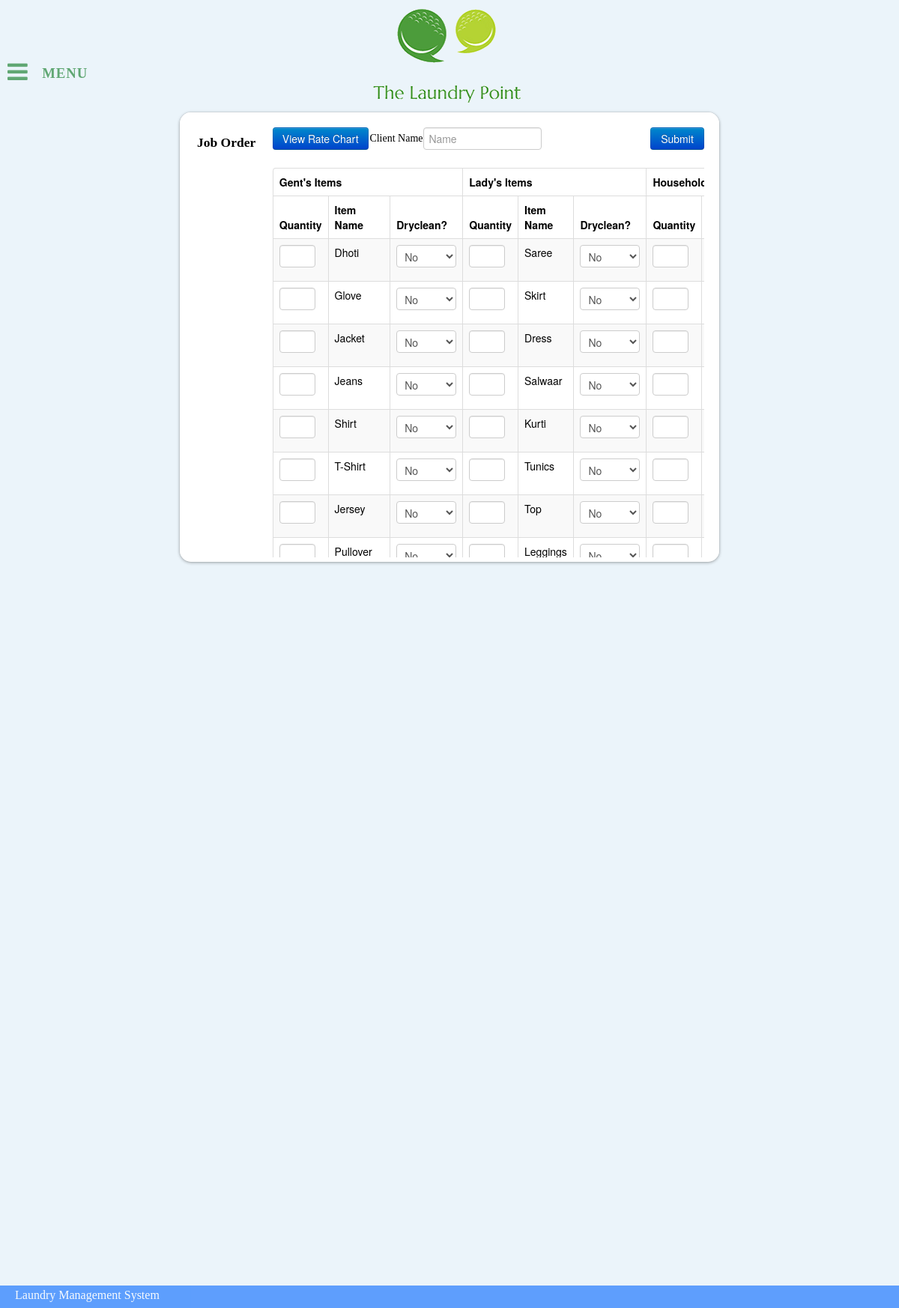
Screenshot of /src/employee/job_order.php (signed in) with the database file from the repository.
### tables this page shows
CREATE TABLE IF NOT EXISTS `clothes` (
  `id` int(11) NOT NULL AUTO_INCREMENT,
  `category_id` int(11) NOT NULL,
  `name` varchar(20) NOT NULL,
  `laundry_rate` double NOT NULL,
  `dryclean_rate` double NOT NULL,
  PRIMARY KEY (`id`),
  UNIQUE KEY `id_UNIQUE` (`id`),
  UNIQUE KEY `name_UNIQUE` (`name`)
);

### src/employee/job_order.php (the view, shortened to what this page needs)
<!DOCTYPE html>
<?php
$gentquery=mysql_query("SELECT * FROM clothes  WHERE category_id=1");
$ladyquery=mysql_query("SELECT * FROM clothes  WHERE category_id=2");
$householdquery=mysql_query("SELECT * FROM clothes  WHERE category_id=3");
?>
<html lang="en">
    <head>
        <link rel="stylesheet" type="text/css" href="css/index.css" />
        <link rel="stylesheet" type="text/css" href="css/font-awesome.min.css" />
        <link rel="stylesheet" type="text/css" href="css/bootstrap.css">
    </head>
    <body>
    	<div id="header">
        </div>
        <div>
            <div class="content">
               <nav class="dr-menu">
						<div class="dr-trigger"><span id="dr-icon" class="fa fa-bars"></span><a class="dr-label">Menu</a></div>
					</nav>
            </div>
        <div id="block">
         <h4 style="float:left; width:14%; margin-left:23px;">Job Order</h4>
               <form style="float:left; width:18%;margin-top:20px;" action="ratechart.php" method="get"> <button type="submit" class="btn btn-primary">View Rate Chart</button> </form>
               <form action="placeorder.php" method="post">
               <label for="name"  style="float:left; width:10%;margin-top:25px;">Client Name</label>
               <input type="text" class="form-control" id="name" placeholder="Name" name="name" style="float:left; width:20%;margin-top:20px;">
               <button type="submit" class="btn btn-primary" style="float:right; width:10%; margin-top:20px; margin-right:20px;">Submit</button>
               <br/><br/><br/>
               <div id="insideblock">
              <table class="table table-striped table-bordered table-hover" width="30%">
                <colgroup span="3"></colgroup>
                <colgroup span="3"></colgroup>
                <colgroup span="3"></colgroup>
				<thead>
					<tr><th colspan="3">Gent's Items</th><th colspan="3">Lady's Items</th><th colspan="3">Household Items</th></tr>
                    <tr><th>Quantity</th><th>Item Name</th><th>Dryclean?</th><th>Quantity</th><th>Item Name</th><th>Dryclean?</th><th>Quantity</th><th>Item Name</th><th>Dryclean?</th></tr>
				</thead>
				<tbody>
				<?php
				 while ($row = mysql_fetch_array($gentquery)) {
					  echo "<tr>";
					  echo '<td><input type="text" maxlength="2" size="2" name="quantity'.$row[2].'" /></td>';
					  echo "<td>$row[2]</td>";
					  echo '<td><select name="dryclean'.$row[2].'"><option value="1">Yes</option><option value="0" selected="selected">No</option></select></td>';
					  $row2 = mysql_fetch_array($ladyquery);
					  if($row2 != false) {
						  echo '<td><input type="text" maxlength="2" size="2" name="quantity'.$row2[2].'" /></td>';
					      echo "<td>$row2[2]</td>";
					      echo '<td><select name="dryclean'.$row2[2].'"><option value="1">Yes</option><option value="0" selected="selected">No</option></select></td>';
					  }
					  $row3 = mysql_fetch_array($householdquery);
					   if($row3 != false) {
						  echo '<td><input type="text" maxlength="2" size="2" name="quantity'.$row3[2].'" /></td>';
					      echo "<td>$row3[2]</td>";
					   }
					  echo "</tr>";
				 }
				?>
                </tbody>
			</table>
           </div>
           </form>
        </div>
        </div>
        <div id="footer"> <p id="leftContent">Laundry Management System</p>
        </div>
    </body>
</html>

### src/employee/css/index.css (style rules this page uses)
body { background-color:#EBF4FA; height:100%; margin: 0px; }
#header { background:url('../images/logo.png'); background-repeat:no-repeat; margin-top:0; margin-right:auto; margin-bottom:0; margin-left:auto; width:220px; height:140px; }
#insideblock { overflow:scroll; min-height:340px; margin: 20px; }
h4 { margin-left: 30px; margin-top: 30px; }
.content { position:absolute; margin-top:-110px; float:left; }
#block { float:right !important; width:60%; background-color:white !important; border-radius:15px; -webkit-box-shadow: 0 1px 4px rgba(0,0,0,.33),0 0 0 1px rgba(46,45,47,.05),inset 0 1px 0 #fff,inset 0 0 0 1px rgba(255,255,255,.5); box-shadow: 0 1px 4px rgba(0,0,0,.33), 0 0 0 1px rgba(46,45,47,.05),inset 0 1px 0 #fff,inset 0 0 0 1px rgba(255,255,255,.5); margin-left:20%; margin-right:20%; margin-top:10px; }
#footer { background-color:#06F; opacity:0.6; clear: both; z-index: 10; height: 30px; margin-top:20px; width:100%; position:absolute; left:0; bottom:0; }
#leftContent { color:#FFF; margin-top:4px; margin-left:20px; }
select, option { width: 80px; }
.dr-menu { width: 100%; max-width: 250px; min-width: 200px; position: relative; font-size: 1.3em; line-height: 2.5; font-weight: 400; color: #fff; padding-top: 2em; }
.dr-menu > div { cursor: pointer; position: absolute; width: 100%; z-index: 100; }
.dr-menu > div #dr-icon { top: 0; left: 0; position: absolute; font-size: 150%; color: #60a773; line-height: 1.6; padding: 0 10px; -webkit-transition: all 0.2s ease; -moz-transition: all 0.2s ease; transition: all 0.2s ease; }
.dr-menu > div #dr-icon:after { content:"\f060"; position: absolute; font-size: 46%; line-height: 3.25; left: -18%; opacity: 0; }
.dr-menu > div .dr-label { padding-left: 3em; position: relative; display: block; color: #60a773; font-size: 0.9em; font-weight: 700; letter-spacing: 1px; text-transform: uppercase; line-height: 2.75; -webkit-transition: all 0.2s ease; -moz-transition: all 0.2s ease; transition: all 0.2s ease; }
#dr-icon:before, #dr-icon:after { position: relative; font-family: 'FontAwesome'; speak: none; font-style: normal; font-weight: normal; font-variant: normal; text-transform: none; -webkit-font-smoothing: antialiased; }
a { text-decoration: none; }

### rows the page displays
clothes: name "Dhoti", name "No", clothes.name "Saree"
clothes: name "Glove", name "No", clothes.name "Skirt"
clothes: name "Jacket", name "No", clothes.name "Dress"
clothes: name "Jeans", name "No", clothes.name "Salwaar"
clothes: name "Shirt", name "No", clothes.name "Kurti"
clothes: name "T-Shirt", name "No", clothes.name "Tunics"
clothes: name "Jersey", name "No", clothes.name "Top"
clothes: name "Pullover", name "No", clothes.name "Leggings"
